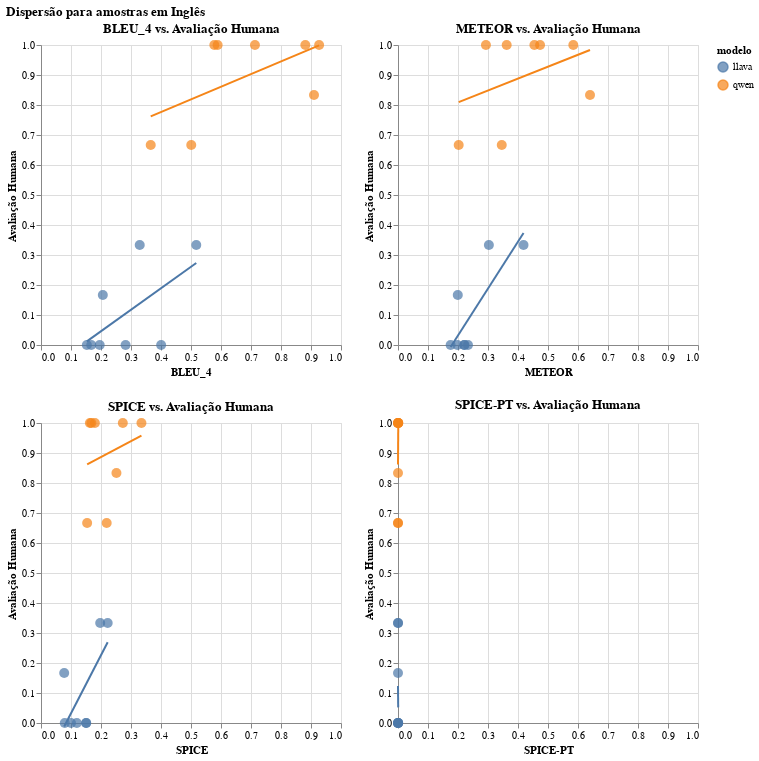

Notebook code cell kept with this figure:
### Code cell
charts_eng.display()

### Figure 1 — Vega-Lite specification as saved in the notebook (floating-point values rounded to 4 significant figures)
{"config": {"view": {"continuousWidth": 300, "continuousHeight": 300}}, "vconcat": [{"hconcat": [{"layer": [{"mark": {"type": "point", "filled": true, "size": 100}, "encoding": {"color": {"field": "modelo", "type": "nominal"}, "text": {"field": "icon", "type": "nominal"}, "tooltip": [{"field": "image_id", "type": "nominal"}, {"field": "modelo", "type": "nominal"}, {"field": "bleu_4", "type": "quantitative"}, {"field": "humano", "type": "quantitative"}], "x": {"field": "bleu_4", "scale": {"domain": [0, 1]}, "title": "BLEU_4", "type": "quantitative"}, "y": {"field": "humano", "scale": {"domain": [0, 1]}, "title": "Avaliação Humana", "type": "quantitative"}}}, {"mark": {"type": "line"}, "encoding": {"color": {"field": "modelo", "type": "nominal"}, "x": {"field": "bleu_4", "type": "quantitative"}, "y": {"field": "humano", "type": "quantitative"}}, "transform": [{"on": "bleu_4", "regression": "humano", "groupby": ["modelo"]}]}], "height": 300, "title": "BLEU_4 vs. Avaliação Humana", "width": 300}, {"layer": [{"mark": {"type": "point", "filled": true, "size": 100}, "encoding": {"color": {"field": "modelo", "type": "nominal"}, "text": {"field": "icon", "type": "nominal"}, "tooltip": [{"field": "image_id", "type": "nominal"}, {"field": "modelo", "type": "nominal"}, {"field": "meteor", "type": "quantitative"}, {"field": "humano", "type": "quantitative"}], "x": {"field": "meteor", "scale": {"domain": [0, 1]}, "title": "METEOR", "type": "quantitative"}, "y": {"field": "humano", "scale": {"domain": [0, 1]}, "title": "Avaliação Humana", "type": "quantitative"}}}, {"mark": {"type": "line"}, "encoding": {"color": {"field": "modelo", "type": "nominal"}, "x": {"field": "meteor", "type": "quantitative"}, "y": {"field": "humano", "type": "quantitative"}}, "transform": [{"on": "meteor", "regression": "humano", "groupby": ["modelo"]}]}], "height": 300, "title": "METEOR vs. Avaliação Humana", "width": 300}]}, {"hconcat": [{"layer": [{"mark": {"type": "point", "filled": true, "size": 100}, "encoding": {"color": {"field": "modelo", "type": "nominal"}, "text": {"field": "icon", "type": "nominal"}, "tooltip": [{"field": "image_id", "type": "nominal"}, {"field": "modelo", "type": "nominal"}, {"field": "spice", "type": "quantitative"}, {"field": "humano", "type": "quantitative"}], "x": {"field": "spice", "scale": {"domain": [0, 1]}, "title": "SPICE", "type": "quantitative"}, "y": {"field": "humano", "scale": {"domain": [0, 1]}, "title": "Avaliação Humana", "type": "quantitative"}}}, {"mark": {"type": "line"}, "encoding": {"color": {"field": "modelo", "type": "nominal"}, "x": {"field": "spice", "type": "quantitative"}, "y": {"field": "humano", "type": "quantitative"}}, "transform": [{"on": "spice", "regression": "humano", "groupby": ["modelo"]}]}], "height": 300, "title": "SPICE vs. Avaliação Humana", "width": 300}, {"layer": [{"mark": {"type": "point", "filled": true, "size": 100}, "encoding": {"color": {"field": "modelo", "type": "nominal"}, "text": {"field": "icon", "type": "nominal"}, "tooltip": [{"field": "image_id", "type": "nominal"}, {"field": "modelo", "type": "nominal"}, {"field": "spice-pt", "type": "quantitative"}, {"field": "humano", "type": "quantitative"}], "x": {"field": "spice-pt", "scale": {"domain": [0, 1]}, "title": "SPICE-PT", "type": "quantitative"}, "y": {"field": "humano", "scale": {"domain": [0, 1]}, "title": "Avaliação Humana", "type": "quantitative"}}}, {"mark": {"type": "line"}, "encoding": {"color": {"field": "modelo", "type": "nominal"}, "x": {"field": "spice-pt", "type": "quantitative"}, "y": {"field": "humano", "type": "quantitative"}}, "transform": [{"on": "spice-pt", "regression": "humano", "groupby": ["modelo"]}]}], "height": 300, "title": "SPICE-PT vs. Avaliação Humana", "width": 300}]}], "data": {"name": "data-f64144f0d7db7d48e8e86befa586f49f"}, "title": "Dispersão para amostras em Inglês", "$schema": "https://vega.github.io/schema/vega-lite/v5.20.1.json", "datasets": {"data-f64144f0d7db7d48e8e86befa586f49f": [{"modelo": "qwen", "image_id": "26c9f2ad-efd9-4d93-abd6-f5c35b2c7a3a", "bleu_4": 0.5778, "meteor": 0.3623, "spice": 0.163, "cider-d": 0.0, "spice-pt": 0.0, "humano": 1.0, "icon": "🦆", "lang": "en"}, {"modelo": "qwen", "image_id": "2966dd41-b32d-4b51-a69a-dc9a9dd755df", "bleu_4": 0.5887, "meteor": 0.2931, "spice": 0.1796, "cider-d": 0.0, "spice-pt": 0.001031, "humano": 1.0, "icon": "🦆", "lang": "en"}, {"modelo": "qwen", "image_id": "5b14269e-807a-4b3d-b652-e0036bde4418", "bleu_4": 0.5008, "meteor": 0.3459, "spice": 0.2189, "cider-d": 0.0, "spice-pt": 0.0, "humano": 0.6667, "icon": "🦆", "lang": "en"}, {"modelo": "qwen", "image_id": "687e0132-7f8e-4c35-ba2c-b66d59c7365a", "bleu_4": 0.7131, "meteor": 0.4546, "spice": 0.1679, "cider-d": 0.0, "spice-pt": 0.0, "humano": 1.0, "icon": "🦆", "lang": "en"}, {"modelo": "qwen", "image_id": "9f52f1ff-67e3-443a-ad59-1e987a5438e6", "bleu_4": 0.91, "meteor": 0.6401, "spice": 0.2514, "cider-d": 0.0, "spice-pt": 0.0, "humano": 0.8333, "icon": "🦆", "lang": "en"}, {"modelo": "qwen", "image_id": "a43d8a7e-1c81-4b9d-b527-2369584d5110", "bleu_4": 0.3657, "meteor": 0.2024, "spice": 0.1538, "cider-d": 0.0, "spice-pt": 0.0, "humano": 0.6667, "icon": "🦆", "lang": "en"}, {"modelo": "qwen", "image_id": "b22100ba-f165-4bb0-8862-d5a09e31b54f", "bleu_4": 0.927, "meteor": 0.5843, "spice": 0.3348, "cider-d": 0.0, "spice-pt": 0.0008591, "humano": 1.0, "icon": "🦆", "lang": "en"}, {"modelo": "qwen", "image_id": "fead8dc8-c6cd-4ab5-88d0-af8955c0bd70", "bleu_4": 0.8811, "meteor": 0.4735, "spice": 0.2727, "cider-d": 0.0, "spice-pt": 0.0, "humano": 1.0, "icon": "🦆", "lang": "en"}, {"modelo": "llava", "image_id": "26c9f2ad-efd9-4d93-abd6-f5c35b2c7a3a", "bleu_4": 0.1528, "meteor": 0.2334, "spice": 0.07921, "cider-d": 0.0, "spice-pt": 0.0, "humano": 0.0, "icon": "🌋", "lang": "en"}, {"modelo": "llava", "image_id": "2966dd41-b32d-4b51-a69a-dc9a9dd755df", "bleu_4": 0.1957, "meteor": 0.1754, "spice": 0.1, "cider-d": 0.0, "spice-pt": 0.0006521, "humano": 0.0, "icon": "🌋", "lang": "en"}, {"modelo": "llava", "image_id": "5b14269e-807a-4b3d-b652-e0036bde4418", "bleu_4": 0.3291, "meteor": 0.303, "spice": 0.1973, "cider-d": 0.0, "spice-pt": 0.0002808, "humano": 0.3333, "icon": "🌋", "lang": "en"}, {"modelo": "llava", "image_id": "687e0132-7f8e-4c35-ba2c-b66d59c7365a", "bleu_4": 0.4004, "meteor": 0.2216, "spice": 0.1507, "cider-d": 0.0, "spice-pt": 0.0, "humano": 0.0, "icon": "🌋", "lang": "en"}, {"modelo": "llava", "image_id": "9f52f1ff-67e3-443a-ad59-1e987a5438e6", "bleu_4": 0.2061, "meteor": 0.1993, "spice": 0.07735, "cider-d": 0.0, "spice-pt": 0.0, "humano": 0.1667, "icon": "🌋", "lang": "en"}, {"modelo": "llava", "image_id": "a43d8a7e-1c81-4b9d-b527-2369584d5110", "bleu_4": 0.5176, "meteor": 0.4184, "spice": 0.2222, "cider-d": 0.0, "spice-pt": 0.0, "humano": 0.3333, "icon": "🌋", "lang": "en"}, {"modelo": "llava", "image_id": "b22100ba-f165-4bb0-8862-d5a09e31b54f", "bleu_4": 0.1676, "meteor": 0.2206, "spice": 0.1504, "cider-d": 0.0, "spice-pt": 0.0004623, "humano": 0.0, "icon": "🌋", "lang": "en"}, {"modelo": "llava", "image_id": "fead8dc8-c6cd-4ab5-88d0-af8955c0bd70", "bleu_4": 0.2819, "meteor": 0.1979, "spice": 0.1194, "cider-d": 0.0, "spice-pt": 0.0, "humano": 0.0, "icon": "🌋", "lang": "en"}]}}
